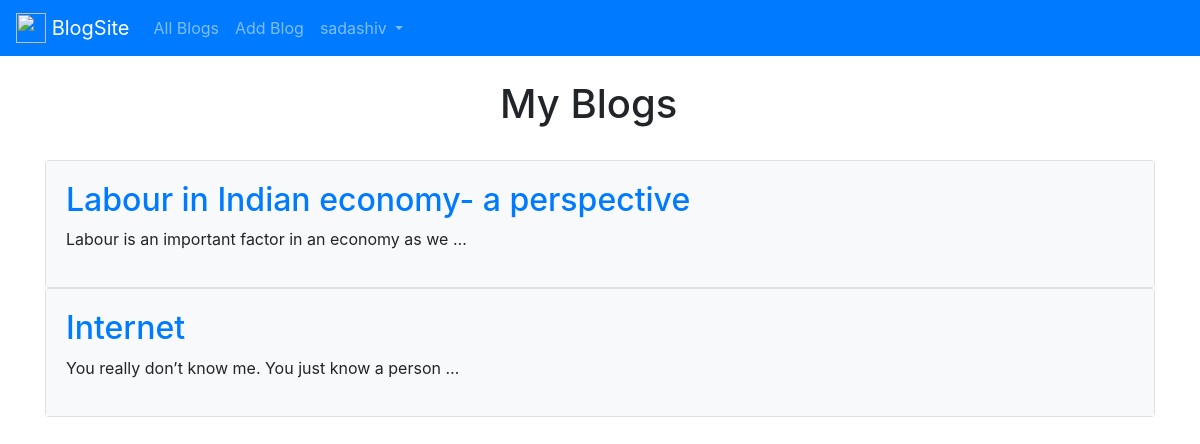
Screenshot of /profile/ (signed in) with the database file from the repository.
### Blogs/models.py (models this page shows, shortened)
class Blog(models.Model):
    title  = models.CharField(max_length = 120, default=None)
    body   = models.TextField(max_length = 3000, default=None)
    author = models.ForeignKey(User , on_delete = models.CASCADE)
    date_posted = models.DateTimeField(auto_now=True, null=True)

### account/views.py (the view)
# urls.py: path('profile/' , ProfileView.as_view(), name='profile')
class ProfileView(View):
    @method_decorator(login_required(login_url=''))
    def get(self, request):
        pk= request.user.id
        blogs = Blog.objects.filter(author_id=pk)
        context= {
            "blogs":blogs,
        }
        return render(request, "profile.html",context)

### templates/profile.html (shortened to what this page needs)
{% extends "base.html" %}
{% block content %}
{% if user.is_authenticated %}
  <div class="mx-auto" style="width: 200px;">
    <h1>My Blogs</h1>
  </div><br>
{% for blog in blogs %}
<div class = "blog entry card">
  <div class="card-body text-black bg-light">
<h2><a href="{% url 'blog_detail' blog.pk %}">{{ blog.title }}</a></h2>
<p>{{ blog.body|truncatewords:10 }}</p>
</div>
</div>
{% endfor %}
{% endif %}
{% endblock content%}

### templates/base.html (shortened to what this page needs)
<link rel="stylesheet" href="https://stackpath.bootstrapcdn.com/bootstrap/4.4.1/css/bootstrap.min.css"
>
<!doctype html>
<html lang="en">
<head>
    <link rel="stylesheet" href="https://stackpath.bootstrapcdn.com/bootstrap/4.4.1/css/bootstrap.min.css"
>
</head>
<body>
    <nav class="navbar navbar-expand-lg navbar-dark bg-primary">
        <a class="navbar-brand" href="{% url 'blog_list' %}">
            <img src="https://upload.wikimedia.org/wikipedia/commons/thumb/8/87/R_Cable_logo.svg/1200px-R_Cable_logo.svg.png"
                width="30" height="30" class="d-inline-block align-top" alt="">
            BlogSite
        </a>
        <div class="collapse navbar-collapse" id="navbarSupportedContent">
            <ul class="navbar-nav mr-auto">
                <li class="nav-item">
                    <a class="nav-link" href="{% url 'blog_list' %}">All Blogs</a>
                </li>
                <li class="nav-item">
                    <a class="nav-link" href="{% url 'blog_new' %}">Add Blog</a>
                </li>
    {% if user.is_authenticated %}
                <li class="nav-item dropdown">
                    <a class="nav-link dropdown-toggle" href="#" id="navbarDropdown" role="button" data-toggle="dropdown"
                        aria-haspopup="true" aria-expanded="false">
                        {{ user }}
                    </a>
                </li>
    {% endif %}
        </div>
    </nav></br>
    <div class="container">
        {% block content %}
        {% endblock content %}
    </div>
</body>
</html>

### rows the page displays
Blog: title "Labour in Indian economy- a perspective", body "Labour is an important factor in an economy as we …"
Blog: title "Internet", body "You really don’t know me. You just know a person …"

### other values shown
{{ user }} "sadashiv"
